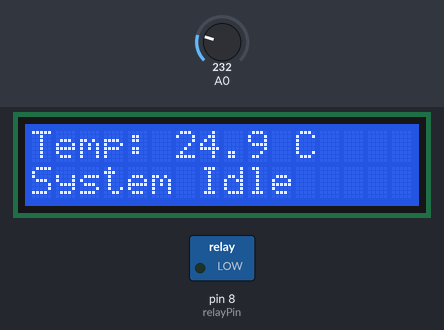
A sketch run on a simulated Arduino Uno, built with avr-gcc and run on an emulated ATmega328P. On the bench: 16×2 character LCD, switched loads named in the sketch (green lamp = pin HIGH). The test bench sets the inputs (shaded band); at power-on: A0 = 232.

Above: at 1.2 s.
1.3 s: A0 set to 195
At 2.6 s:
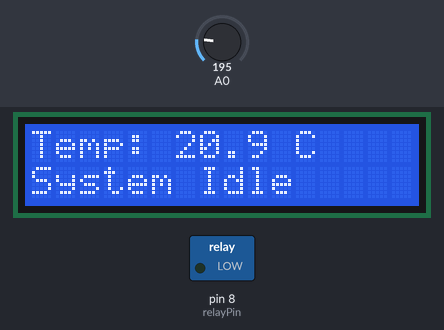
5.4 s: A0 set to 171
At 6.6 s:
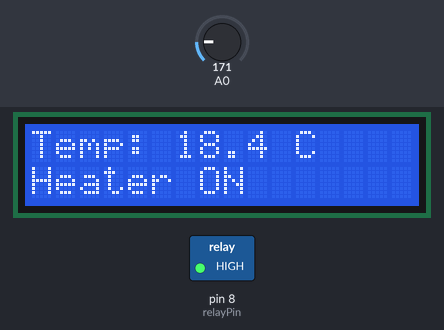
9.5 s: A0 set to 250
At 10.6 s:
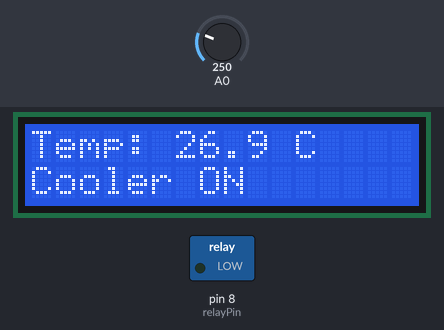
Timing chart, 0 to 12.5 s (numbered marks = the images above; inputs shaded):
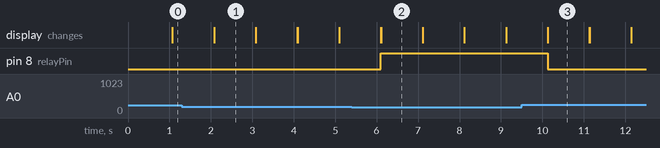

Measured:
- the behaviour switches between 187 and 186 on A0 (found by bisection; images 1 and 2)
- after the input at 1.3 s, the display: first differs from a run without the input after 0.78 s (image 1)
- after the input at 5.4 s, pin 8 (relayPin): LOW → HIGH after 0.70 s; the display: first differs from a run without the input after 0.71 s (image 2)
- after the input at 9.5 s, pin 8 (relayPin): HIGH → LOW after 0.63 s; the display: first differs from a run without the input after 0.63 s (image 3)
- what the display in image 1 shows lasts 1.0 s, from 2.1 s to 3.1 s

The sketch:

sketch_nov12a.ino
```cpp
#include <LiquidCrystal.h>

const int rs=2 , en = 3, d4 = 4, d5 = 5, d6 = 6 , d7 = 7;
// LCD pin tanımları (RS, E, D4, D5, D6, D7)
LiquidCrystal lcd(rs , en, d4, d5, d6, d7);


float temp;
const int relayPin = 8; // Röle bağlantısı

void setup() {
  Serial.begin(9600);
  analogReference(INTERNAL);
  lcd.begin(16, 2);  // LCD başlat
  pinMode(relayPin, OUTPUT); // Röle çıkış olarak ayarlanır
  digitalWrite(relayPin, LOW); // Röle başlangıçta kapalı
}

void loop() {
  temp= analogRead(A0); // Sıcaklık sensörü verisi // Sıcaklık sensörü verisi
  temp = temp * 1100 / (1024 * 10); // Sensörden gelen voltaj değeri
   // LM35'in sıcaklık değeri (mV/C)

  lcd.setCursor(0, 0);
  lcd.print("Temp: ");
  lcd.print(temp, 1); // Ondalık hassasiyet
  lcd.print(" C  "); // Boşluklar ile önceki karakterleri siler

  if (temp < 20) { // 20°C'nin altında ısıtıcıyı aç
    digitalWrite(relayPin, HIGH); // Röle aktif
    lcd.setCursor(0, 1);
    lcd.print("Heater ON     ");
  } else if (temp > 25) { // 25°C'nin üstünde soğutucuyu aç
    digitalWrite(relayPin, LOW); // Röle pasif
    lcd.setCursor(0, 1);
    lcd.print("Cooler ON     ");
  } else {
    lcd.setCursor(0, 1);
    lcd.print("System Idle   ");
    digitalWrite(relayPin, LOW); // Röle kapalı
  }

  delay(1000); // 1 saniye bekle
  lcd.clear();
}
```
